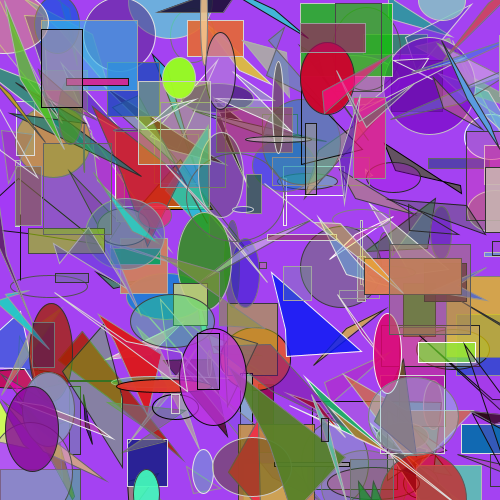
Frame 1 (no input)
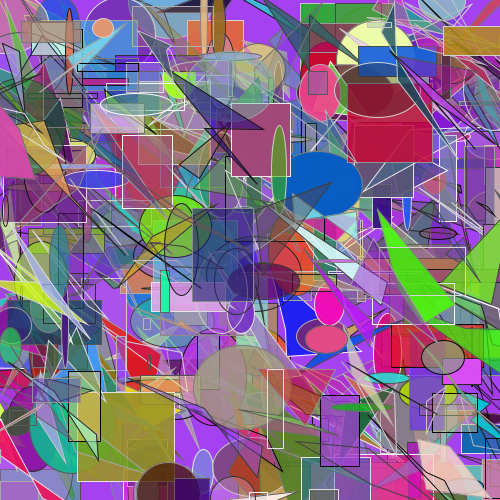
Frame 2 (the mouse pressed at the canvas centre, redrawn once)

The Processing sketch that drew these frames (run headless with seeded random() and noise(); the mouse was pressed at the canvas centre and the sketch redrawn once):

// Processing sketch: processing_91847
// ── processing_91847.pde

void setup() {
  background(int(random(255)), int(random(255)), int(random(255)));
  size(500, 500);
  noLoop();
}

void draw() {
  
  int numberOfShapes = int(random(200,501));
  
  for (int i=0; i<numberOfShapes; i++) {
    
    int x = int(random(500));
    int y = int(random(500));
    int z = int(random(80));
    int w = int(random(80));
    
    int a = int(random(500));
    int b = int(random(500));
    int c = int(random(80));
    int d = int(random(80));
    int e = int(random(80));
    int f = int(random(80));
    
    int shapeWidth = int(random(100));
    int shapeHeight = int(random(100));
    
    int shapeChoice = int(random(4));
    
    int strokeColor = int(random(256));
    int RGBrValue = int(random(256));
    int RGBgValue = int(random(256));
    int RGBbValue = int(random(256));
    int alphaValue = int(random(256));
    
    int bool1 = int(random(4));
    int bool2 = int(random(8));
    
    stroke(strokeColor);
    fill(RGBrValue, RGBgValue, RGBbValue, alphaValue);
    
    if (shapeChoice == 0) {
      ellipse(x, y, shapeWidth, shapeHeight);
    }
    
    else if (shapeChoice == 1) {
      if (bool1 == 0) {
        triangle(x, y, x+c, y+d, x+e, y+f);
      }
      else if (bool1 == 1) {
        triangle(x, y, x+c, y+d, x+e, y-f);
      }
      else if (bool1 == 2) {
        triangle(x, y, x+c, y-d, x-e, y+f);
      }
      else if (bool1 == 3) {
        triangle(x, y, x+c, y+d, x-e, y-f);
      }
      else if (bool1 == 4) {
        triangle(x, y, x+c, y-d, x+e, y+f);
      }
      else if (bool1 == 5) {
        triangle(x, y, x-c, y-d, x+e, y-f);
      }
      else if (bool1 == 6) {
        triangle(x, y, x-c, y+d, x-e, y+f);
      }
      else {
        triangle(x, y, x-c, y-d, x-e, y-f);
      }
    }
    
    else if (shapeChoice == 2) {
      if (bool2 == 0) {
        quad(x, y, x+c, y+d, x+e, y+f, x+z, y+w);
      }
      else if (bool2 == 1) {
        quad(x, y, x+c, y+d, x+e, y+f, x-z, y-w);
      }
      else if (bool2 == 2) {
        quad(x, y, x+c, y+d, x-e, y-f, x+z, y+w);
      }
      else if (bool2 == 3) {
        quad(x, y, x+c, y+d, x-e, y-f, x-z, y-w);
      }
      else if (bool2 == 4) {
        quad(x, y, x-c, y-d, x+e, y+f, x+z, y+w);
      }
      else if (bool2 == 5) {
        quad(x, y, x-c, y-d, x+e, y+f, x-z, y-w);
      }
      else if (bool2 == 6) {
        quad(x, y, x-c, y-d, x-e, y-f, x+z, y+w);
      }
      else {
        quad(x, y, x-c, y-d, x-e, y-f, x-z, y-w);
      }
    }
    
    else {
      rect(x, y, shapeWidth, shapeHeight);
    }
  
    
  }  
}  
